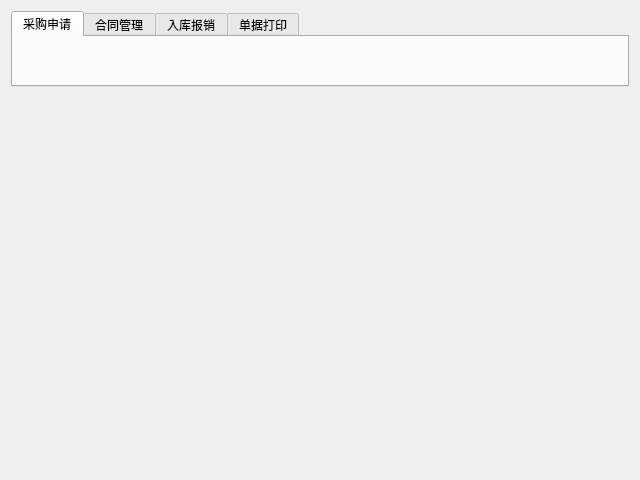
<?xml version="1.0" encoding="UTF-8"?>
<ui version="4.0">
 <class>Form</class>
 <widget class="QWidget" name="Form">
  <property name="geometry">
   <rect>
    <x>0</x>
    <y>0</y>
    <width>640</width>
    <height>480</height>
   </rect>
  </property>
  <property name="windowTitle">
   <string>Form</string>
  </property>
  <layout class="QVBoxLayout" name="verticalLayout" stretch="1,5">
   <item>
    <widget class="QTabWidget" name="tabWidget">
     <property name="currentIndex">
      <number>0</number>
     </property>
     <widget class="QWidget" name="tab">
      <attribute name="title">
       <string>采购申请</string>
      </attribute>
      <layout class="QVBoxLayout" name="verticalLayout_3">
       <property name="leftMargin">
        <number>0</number>
       </property>
       <property name="rightMargin">
        <number>0</number>
       </property>
       <item>
        <layout class="QVBoxLayout" name="verticalLayout_requisition_tab"/>
       </item>
      </layout>
     </widget>
     <widget class="QWidget" name="tab_2">
      <attribute name="title">
       <string>合同管理</string>
      </attribute>
      <layout class="QVBoxLayout" name="verticalLayout_4">
       <item>
        <layout class="QVBoxLayout" name="verticalLayout_contract_tab"/>
       </item>
      </layout>
     </widget>
     <widget class="QWidget" name="tab_3">
      <attribute name="title">
       <string>入库报销</string>
      </attribute>
      <layout class="QVBoxLayout" name="verticalLayout_6">
       <item>
        <layout class="QVBoxLayout" name="verticalLayout_acceptance_tab"/>
       </item>
      </layout>
     </widget>
     <widget class="QWidget" name="tab_4">
      <attribute name="title">
       <string>单据打印</string>
      </attribute>
      <layout class="QVBoxLayout" name="verticalLayout_8">
       <item>
        <layout class="QVBoxLayout" name="verticalLayout_printer_tab"/>
       </item>
      </layout>
     </widget>
    </widget>
   </item>
   <item>
    <layout class="QHBoxLayout" name="horizontalLayout_inventory">
     <property name="spacing">
      <number>0</number>
     </property>
    </layout>
   </item>
  </layout>
 </widget>
 <resources/>
 <connections/>
</ui>
